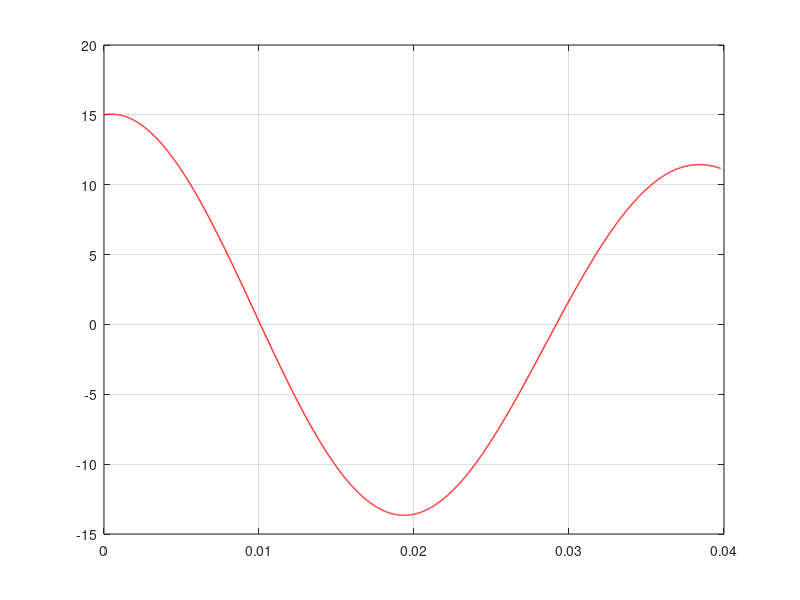

Recreate this plot in MATLAB. (Note: this script raises an error after producing the figure.)


clc
clear variable
close all
format long
%% 
group_number=26;
f=8;
M1=4;
M2=7;
M3=10;
M4 =-2;
iteration=9;
%% 1
f_fundamental = 2*pi*f; %fundamental frequency
T = 1/f_fundamental; %period
t=0:T/1e+3:2*T;
s = @(t) M1*sin(2*pi*f*t) + M2*cos(5*pi*f*t) + M3*cos(7*pi*f*t) + M4;
%% 2
plot(t, s(t), 'r', 'LineWidth', 1);
grid on;
%% 3
% Calculating the Fourier coefficients
a = zeros(1,iteration+1);
b = zeros(1,iteration+1);
s_f = @(t) M1*sin(2*pi*f*t) + M2*cos(5*pi*f*t) + M3*cos(7*pi*f*t) + M4;
for i = 0:iteration
a_n_integral = @(t) s_f(t) .* cos(2*pi*i*t/T);
b_n_integral = @(t) s_f(t) .* sin(2*pi*i*t/T);
a(i+1) = (2/T)*integral(a_n_integral, -T/2, T/2);
b(i+1) = (2/T)*integral(b_n_integral, -T/2, T/2);
end
%% 4
f_t = zeros(size(t));
for n = 0:iteration
f_t = f_t + a(n+1) * cos(2*pi*n*t/T) + b(n+1) * sin(2*pi*n*t/T);
end
%% 5
reconstructed_signal = fourier_exp(s(t),t, T, iteration);
%% 6
figure;
% Plot the original signal
subplot(3, 1, 1);
plot(t, s(t));
title('Original Signal');
xlabel('Time');
ylabel('Amplitude');
grid on;
% Plot the summation calculated in the fourth step
subplot(3, 1, 2);
plot(t, f_t);
title('Fourier Series Summation');
xlabel('Time');
ylabel('Amplitude');
grid on;
% Plot the reconstructed signal in the fifth step
subplot(3, 1, 3);
plot(t, reconstructed_signal);
title('Reconstructed Signal');
xlabel('Time');
ylabel('Amplitude');
grid on;
%% 7
save(['exp2_group',num2str(group_number),'.mat'],'T','s','a','b')